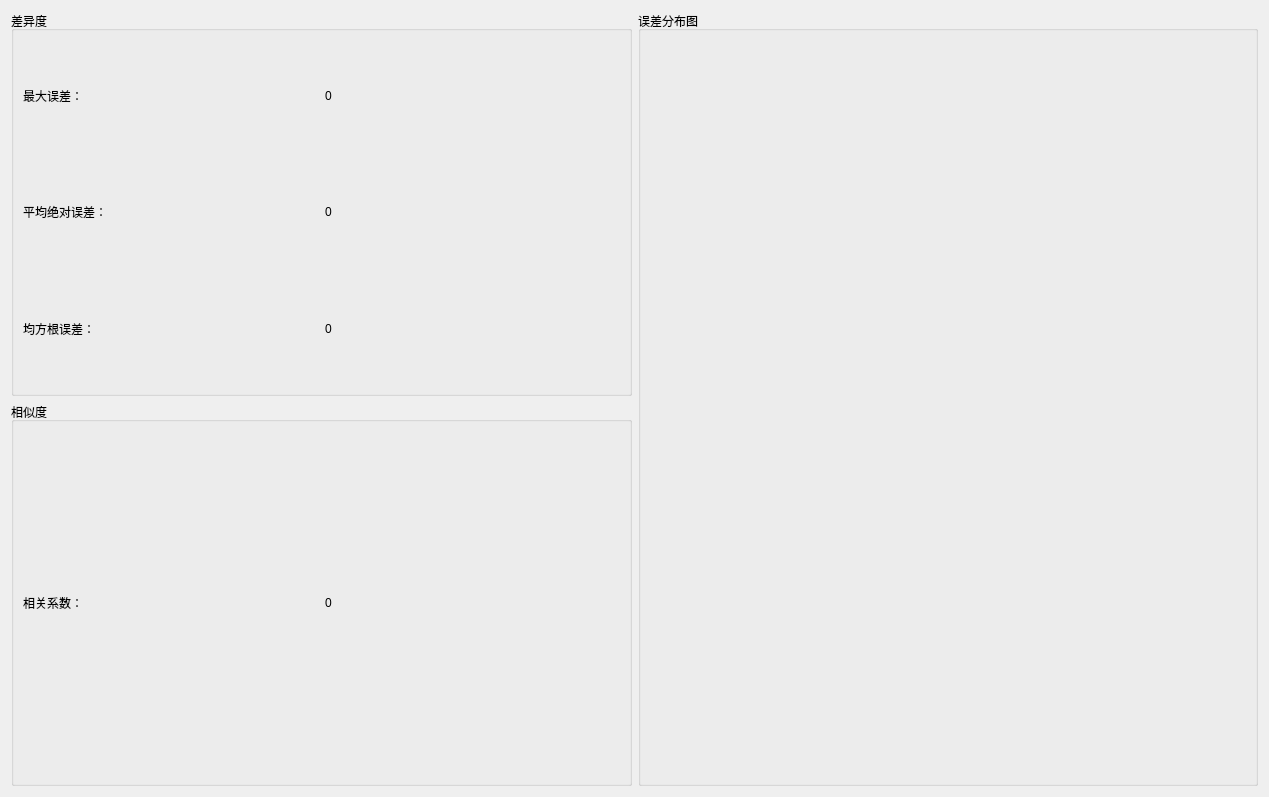
<?xml version="1.0" encoding="UTF-8"?>
<ui version="4.0">
 <class>DistributionDialog</class>
 <widget class="QDialog" name="DistributionDialog">
  <property name="geometry">
   <rect>
    <x>0</x>
    <y>0</y>
    <width>1269</width>
    <height>797</height>
   </rect>
  </property>
  <property name="windowTitle">
   <string>误差统计图</string>
  </property>
  <property name="styleSheet">
   <string notr="true">font: 9pt &quot;黑体&quot;;</string>
  </property>
  <layout class="QGridLayout" name="gridLayout_4">
   <item row="0" column="0">
    <widget class="QGroupBox" name="groupBox_2">
     <property name="title">
      <string>差异度</string>
     </property>
     <layout class="QGridLayout" name="gridLayout_2">
      <item row="1" column="1">
       <widget class="QLabel" name="labMean">
        <property name="text">
         <string>0</string>
        </property>
       </widget>
      </item>
      <item row="1" column="0">
       <widget class="QLabel" name="label_11">
        <property name="whatsThis">
         <string extracomment="平均绝对误差（Mean Absolute Error，MAE）：是预测值与真实值之间差异的绝对值的平均值。MAE 提供了一种评估预测模型误差的方法，与 RMSE 类似，值越小表示预测模型越准确。"/>
        </property>
        <property name="text">
         <string>平均绝对误差：</string>
        </property>
       </widget>
      </item>
      <item row="0" column="0">
       <widget class="QLabel" name="label">
        <property name="whatsThis">
         <string extracomment="最大误差（Max Error）：最大误差是两组数据之间的最大差值。在你的情况下，最大误差是实际车速和参考车速之间的最大差值。如果最大误差较大，说明两组数据在某些情况下有很大的偏差。"/>
        </property>
        <property name="text">
         <string>最大误差：</string>
        </property>
       </widget>
      </item>
      <item row="0" column="1">
       <widget class="QLabel" name="labMaxError">
        <property name="text">
         <string>0</string>
        </property>
       </widget>
      </item>
      <item row="2" column="0">
       <widget class="QLabel" name="label_9">
        <property name="whatsThis">
         <string extracomment="均方根误差（Root Mean Square Error，RMSE）：是预测值与真实值之间差异的平均值的平方根。RMSE 提供了一种评估预测模型准确性的方法，值越小表示预测模型越准确。"/>
        </property>
        <property name="text">
         <string>均方根误差：</string>
        </property>
       </widget>
      </item>
      <item row="2" column="1">
       <widget class="QLabel" name="labRMSE">
        <property name="text">
         <string>0</string>
        </property>
       </widget>
      </item>
     </layout>
    </widget>
   </item>
   <item row="0" column="1" rowspan="2">
    <widget class="QGroupBox" name="groupBox">
     <property name="title">
      <string>误差分布图</string>
     </property>
     <layout class="QGridLayout" name="gridLayout">
      <item row="0" column="0">
       <widget class="QWidget" name="widget" native="true">
        <property name="font">
         <font>
          <family>黑体</family>
          <pointsize>9</pointsize>
          <italic>false</italic>
          <bold>false</bold>
         </font>
        </property>
       </widget>
      </item>
     </layout>
    </widget>
   </item>
   <item row="1" column="0">
    <widget class="QGroupBox" name="groupBox_3">
     <property name="title">
      <string>相似度</string>
     </property>
     <layout class="QGridLayout" name="gridLayout_3">
      <item row="0" column="2">
       <widget class="QLabel" name="labCor">
        <property name="text">
         <string>0</string>
        </property>
       </widget>
      </item>
      <item row="0" column="0">
       <widget class="QLabel" name="label_7">
        <property name="whatsThis">
         <string extracomment="相关系数（Correlation Coefficient）：衡量两个变量之间线性关系的强度和方向。相关系数的取值范围在 -1 到 1 之间，当相关系数接近 1 时，表示两个变量之间存在强正相关关系；当相关系数接近 -1 时，表示两个变量之间存在强负相关关系；当相关系数接近 0 时，表示两个变量之间不存在线性关系。"/>
        </property>
        <property name="text">
         <string>相关系数：</string>
        </property>
       </widget>
      </item>
     </layout>
    </widget>
   </item>
  </layout>
 </widget>
 <resources/>
 <connections/>
</ui>
